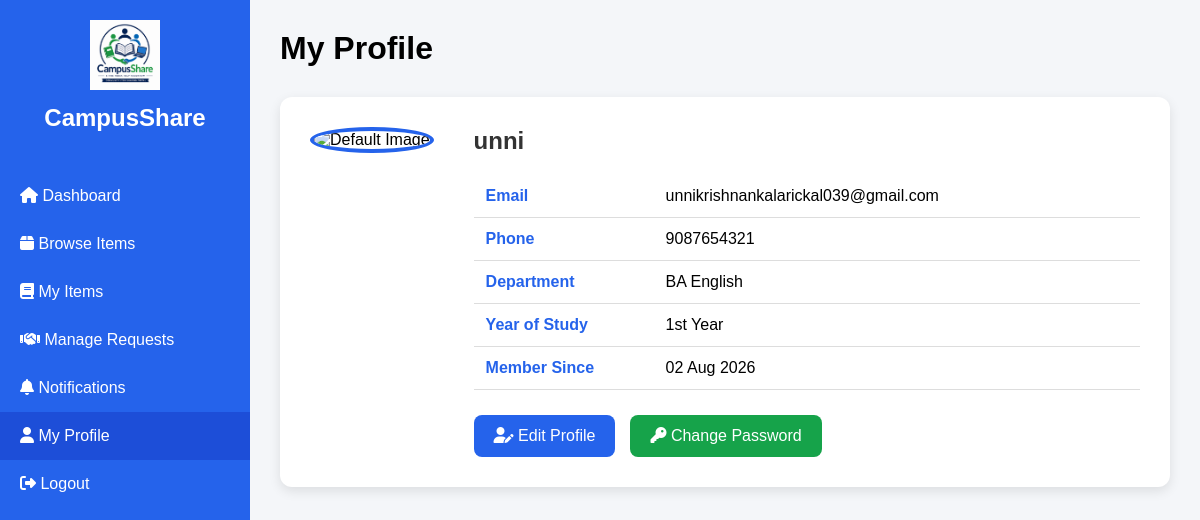
The app's page /profile.php (signed in) with its own data.
### tables this page shows
CREATE TABLE `users` (
  `user_id` int(11) NOT NULL,
  `full_name` varchar(100) NOT NULL,
  `email` varchar(100) NOT NULL,
  `phone` varchar(15) DEFAULT NULL,
  `department` varchar(50) DEFAULT NULL,
  `year_of_study` varchar(20) DEFAULT NULL,
  `password` varchar(255) NOT NULL,
  `security_question` varchar(255) NOT NULL,
  `security_answer` varchar(255) NOT NULL,
  `profile_image` varchar(255) DEFAULT NULL,
  `created_at` timestamp NOT NULL DEFAULT current_timestamp()
);

### profile.php (the view, shortened to what this page needs)
<?php
include("includes/db.php");
$user_id = $_SESSION['user_id'];
$user_query = mysqli_query($conn, "
SELECT *
FROM users
WHERE user_id='$user_id'
");
$user = mysqli_fetch_assoc($user_query);
?>
<!DOCTYPE html>
<html lang="en">
<head>
<link rel="stylesheet" href="css/profile.css">
<link rel="stylesheet"
href="https://cdnjs.cloudflare.com/ajax/libs/font-awesome/6.5.2/css/all.min.css">
</head>
<body>
<div class="sidebar">
<div class="logo">
<img src="images/logo.png" alt="Logo">
<h2>CampusShare</h2>
</div>
<ul>
<li>
<a href="dashboard.php">
<i class="fa fa-house"></i>
Dashboard
</a>
</li>
<li>
<a href="browse_items.php">
<i class="fa fa-box"></i>
Browse Items
</a>
</li>
<li>
<a href="my_items.php">
<i class="fa fa-book"></i>
My Items
</a>
</li>
<li>
<a href="manage_requests.php">
<i class="fa fa-handshake"></i>
Manage Requests
</a>
</li>
<li>
<a href="notifications.php">
<i class="fa fa-bell"></i>
Notifications
</a>
</li>
<li class="active">
<a href="profile.php">
<i class="fa fa-user"></i>
My Profile
</a>
</li>
<li>
<a href="logout.php">
<i class="fa fa-right-from-bracket"></i>
Logout
</a>
</li>
</ul>
</div>
<div class="main">
<header>
<h1>My Profile</h1>
</header>
<div class="profile-card">
<div class="profile-image">
<?php
if(!empty($user['profile_image']) && file_exists("uploads/profile/".$user['profile_image']))
{
?>
<img src="uploads/profile/<?php echo $user['profile_image']; ?>" alt="Profile Image">
<?php
}
else
{
?>
<img src="images/default.png" alt="Default Image">
<?php
}
?>
</div>
<div class="profile-details">
<h2><?php echo htmlspecialchars($user['full_name']); ?></h2>
<table>
<tr>
<th>Email</th>
<td><?php echo htmlspecialchars($user['email']); ?></td>
</tr>
<tr>
<th>Phone</th>
<td><?php echo htmlspecialchars($user['phone']); ?></td>
</tr>
<tr>
<th>Department</th>
<td><?php echo htmlspecialchars($user['department']); ?></td>
</tr>
<tr>
<th>Year of Study</th>
<td><?php echo htmlspecialchars($user['year_of_study']); ?></td>
</tr>
<tr>
<th>Member Since</th>
<td><?php echo date("d M Y", strtotime($user['created_at'])); ?></td>
</tr>
</table>
<div class="buttons">
<a href="edit_profile.php" class="edit-btn">
<i class="fa fa-user-pen"></i>
Edit Profile
</a>
<a href="change_password.php" class="password-btn">
<i class="fa fa-key"></i>
Change Password
</a>
</div>
</div>
</div>
</div>
</body>
</html>

### css/profile.css (style rules this page uses)
* { margin:0; padding:0; box-sizing:border-box; font-family:Arial,Helvetica,sans-serif; }
body { display:flex; background:#f4f6f9; }
.sidebar { width:250px; height:100vh; background:#2563eb; color:#fff; position:fixed; }
.logo { text-align:center; padding:20px; }
.logo img { width:70px; }
.logo h2 { margin-top:10px; }
.sidebar ul { list-style:none; margin-top:20px; }
.sidebar ul li a { display:block; color:#fff; text-decoration:none; padding:15px 20px; }
.sidebar ul li.active a, .sidebar ul li a:hover { background:#1d4ed8; }
.main { margin-left:250px; width:calc(100% - 250px); padding:30px; }
header { margin-bottom:30px; }
.profile-card { background:#fff; border-radius:12px; padding:30px; box-shadow:0 4px 12px rgba(0,0,0,.1); display:flex; gap:40px; align-items:flex-start; }
.profile-image img { width:180px; height:180px; border-radius:50%; object-fit:cover; border:4px solid #2563eb; }
.profile-details { flex:1; }
.profile-details h2 { margin-bottom:20px; color:#333; }
.profile-details table { width:100%; border-collapse:collapse; }
.profile-details table th, .profile-details table td { padding:12px; text-align:left; border-bottom:1px solid #ddd; }
.profile-details table th { width:180px; color:#2563eb; }
.buttons { margin-top:25px; display:flex; gap:15px; }
.edit-btn, .password-btn { text-decoration:none; color:#fff; padding:12px 20px; border-radius:8px; }
.edit-btn { background:#2563eb; }
.password-btn { background:#16a34a; }

### records on screen
users: full_name "unni", email "unnikrishnankalarickal039@gmail.com", phone "9087654321", department "BA English", year_of_study "1st Year", created_at "02 Aug 2026"
